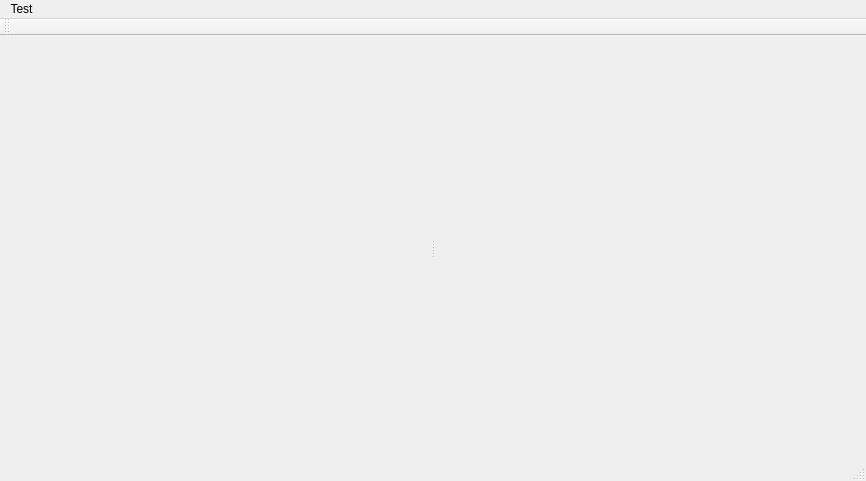
<?xml version="1.0" encoding="UTF-8"?>
<ui version="4.0">
 <class>MainWindow</class>
 <widget class="QMainWindow" name="MainWindow">
  <property name="geometry">
   <rect>
    <x>0</x>
    <y>0</y>
    <width>866</width>
    <height>481</height>
   </rect>
  </property>
  <property name="windowTitle">
   <string>MainWindow</string>
  </property>
  <widget class="QWidget" name="centralWidget">
   <layout class="QVBoxLayout" name="verticalLayout">
    <property name="leftMargin">
     <number>9</number>
    </property>
    <property name="topMargin">
     <number>9</number>
    </property>
    <property name="rightMargin">
     <number>9</number>
    </property>
    <property name="bottomMargin">
     <number>9</number>
    </property>
    <item>
     <widget class="QSplitter" name="splitter">
      <property name="orientation">
       <enum>Qt::Horizontal</enum>
      </property>
      <property name="childrenCollapsible">
       <bool>false</bool>
      </property>
      <widget class="TreeEdit" name="treeEdit" native="true"/>
      <widget class="SimpleHtmlEdit" name="simpleHtmlEdit" native="true"/>
     </widget>
    </item>
   </layout>
  </widget>
  <widget class="QMenuBar" name="menuBar">
   <property name="geometry">
    <rect>
     <x>0</x>
     <y>0</y>
     <width>866</width>
     <height>21</height>
    </rect>
   </property>
   <widget class="QMenu" name="menuTest">
    <property name="title">
     <string>Test</string>
    </property>
    <addaction name="actionTest"/>
   </widget>
   <addaction name="menuTest"/>
  </widget>
  <widget class="QToolBar" name="mainToolBar">
   <attribute name="toolBarArea">
    <enum>TopToolBarArea</enum>
   </attribute>
   <attribute name="toolBarBreak">
    <bool>false</bool>
   </attribute>
  </widget>
  <widget class="QStatusBar" name="statusBar"/>
  <action name="actionTest">
   <property name="text">
    <string>Test</string>
   </property>
   <property name="shortcut">
    <string>Ctrl+T</string>
   </property>
  </action>
 </widget>
 <layoutdefault spacing="6" margin="11"/>
 <customwidgets>
  <customwidget>
   <class>SimpleHtmlEdit</class>
   <extends>QWidget</extends>
   <header>SimpleHtmlEdit.h</header>
  </customwidget>
  <customwidget>
   <class>TreeEdit</class>
   <extends>QWidget</extends>
   <header>TreeEdit.h</header>
  </customwidget>
 </customwidgets>
 <resources/>
 <connections/>
</ui>
